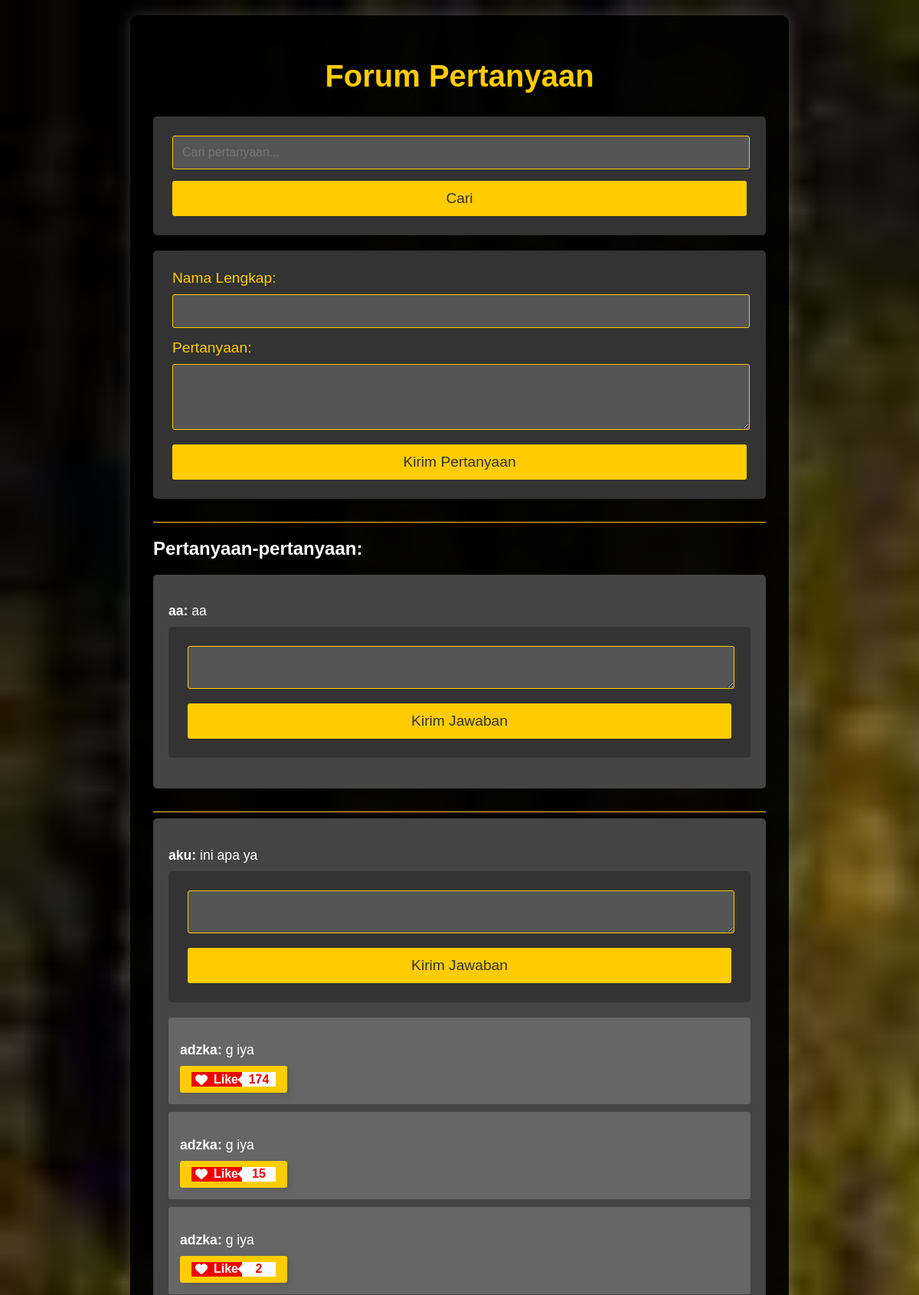
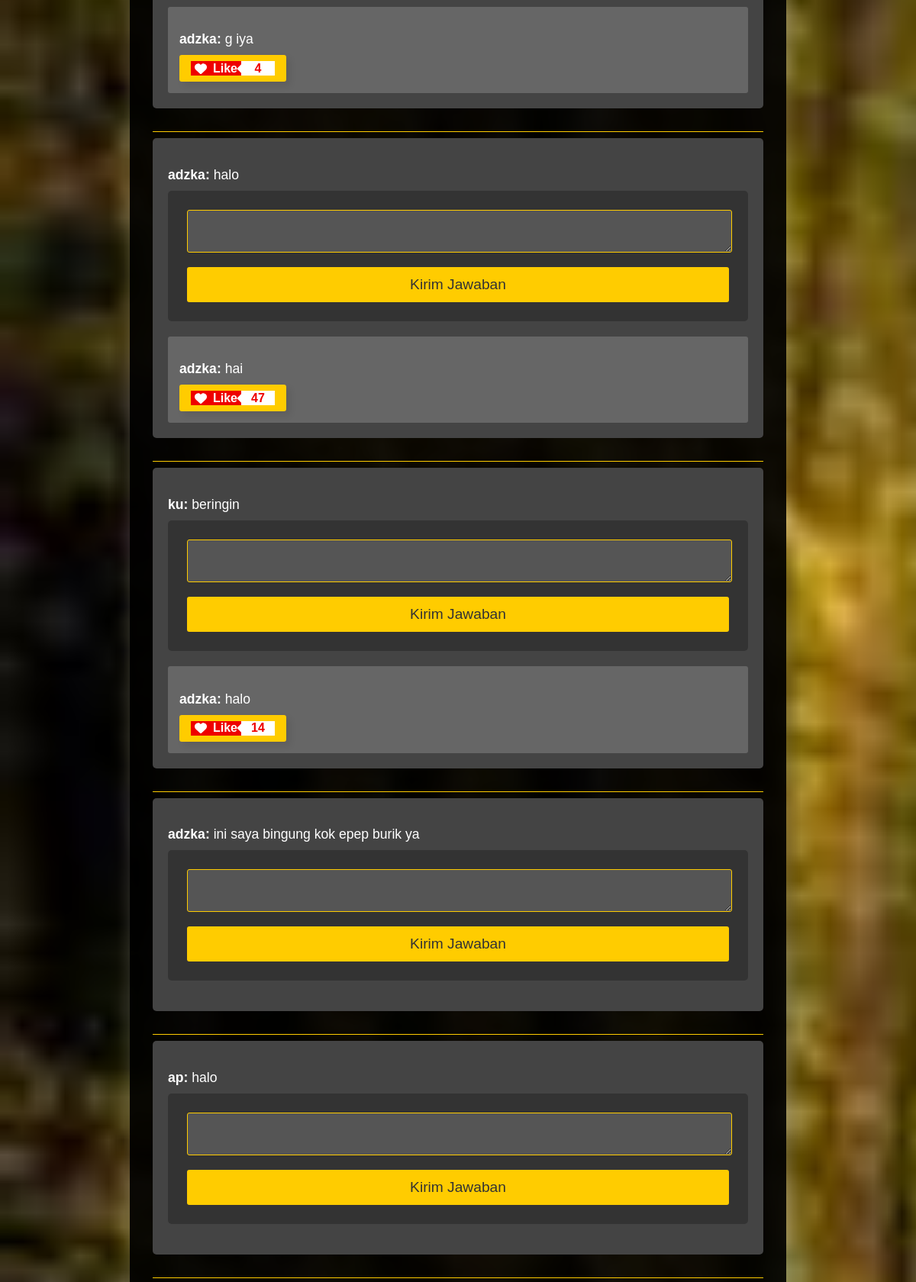
The app's page /haloPetani/question.php (upper part) with its own data (2 pictures, top to bottom).
### tables this page shows
CREATE TABLE `pertanyaan` (
  `idpertanyaan` int(11) NOT NULL AUTO_INCREMENT,
  `pertanyaan` varchar(200) NOT NULL,
  `fullname` varchar(45) NOT NULL,
  `jawaban` varchar(100) DEFAULT NULL,
  PRIMARY KEY (`idpertanyaan`)
);

CREATE TABLE `jawaban` (
  `idjawaban` int(11) NOT NULL AUTO_INCREMENT,
  `idpertanyaan` int(11) DEFAULT NULL,
  `jawaban` text DEFAULT NULL,
  `likes` int(11) DEFAULT 0,
  `user_id` int(11) DEFAULT NULL,
  PRIMARY KEY (`idjawaban`),
  KEY `idpertanyaan` (`idpertanyaan`),
  CONSTRAINT `jawaban_ibfk_1` FOREIGN KEY (`idpertanyaan`) REFERENCES `pertanyaan` (`idpertanyaan`)
);

CREATE TABLE `pengguna` (
  `userid` int(11) NOT NULL AUTO_INCREMENT,
  `phonenumber` int(11) NOT NULL,
  `password` varchar(45) NOT NULL,
  `fullname` varchar(45) NOT NULL,
  `quality_point` int(11) DEFAULT 0,
  PRIMARY KEY (`userid`)
);

### haloPetani/question.php (the view, shortened to what this page needs)
<!DOCTYPE html>
<html>
<head>
</head>
<body>
    <div class="container">
        <h1>Forum Pertanyaan</h1>
        <form method="GET">
            <input type="text" name="search" placeholder="Cari pertanyaan..." required>
            <input type="submit" value="Cari">
        </form>
        <form action="<?php echo htmlspecialchars($_SERVER["PHP_SELF"]); ?>" method="POST">
            <label for="fullname">Nama Lengkap:</label>
            <input type="text" id="fullname" name="fullname" required>
            <label for="pertanyaan">Pertanyaan:</label>
            <textarea id="pertanyaan" name="pertanyaan" rows="4" required></textarea>
            <input type="submit" value="Kirim Pertanyaan" name="submit_pertanyaan">
        </form>
        <hr>
        <h2>Pertanyaan-pertanyaan:</h2>
        <?php
        include 'config.php';
        $search = isset($_GET['search']) ? "%" . $_GET['search'] . "%" : "%%";
        $query = "SELECT * FROM pertanyaan WHERE pertanyaan LIKE ? ORDER BY idpertanyaan DESC";
        $stmt = $koneksi->prepare($query);
        $stmt->bind_param("s", $search);
        $stmt->execute();
        $result = $stmt->get_result();
        if ($result) {
            if ($result->num_rows > 0) {
                while ($row = $result->fetch_assoc()) {
                    echo "<div class='pertanyaan'>";
                    echo "<p><strong>" . htmlspecialchars($row['fullname']) . ":</strong> " . htmlspecialchars($row['pertanyaan']) . "</p>";
                    echo "<form action='" . htmlspecialchars($_SERVER["PHP_SELF"]) . "' method='POST'>";
                    echo "<textarea name='jawaban' rows='2' required></textarea>";
                    echo "<input type='submit' value='Kirim Jawaban' name='submit_jawaban'>";
                    echo "</form>";
                    $query2 = "SELECT j.idjawaban, j.jawaban, p.fullname, j.likes FROM jawaban j JOIN pengguna p ON j.user_id = p.userid WHERE j.idpertanyaan = ? ORDER BY j.idjawaban DESC";
                    $stmt2 = $koneksi->prepare($query2);
                    $stmt2->bind_param("i", $row['idpertanyaan']);
                    $stmt2->execute();
                    $result2 = $stmt2->get_result();
                    if ($result2) {
                        if ($result2->num_rows > 0) {
                            while ($row2 = $result2->fetch_assoc()) {
                                echo "<div class='jawaban'>";
                                echo "<p><strong>" . htmlspecialchars($row2['fullname']) . ":</strong> " . htmlspecialchars($row2['jawaban']) . "</p>";
                                echo "<button class='Btn' data-idjawaban='" . htmlspecialchars($row2['idjawaban']) . "'>";
                                echo "  <span class='leftContainer'>";
                                echo "    <span class='like'>Like</span>";
                                echo "  </span>";
                                echo "  <span class='likeCount'>" . htmlspecialchars($row2['likes']) . "</span>";
                                echo "</button>";
                                echo "</div>";
                            }
                        }
                    }
                    echo "</div>";
                    echo "<hr>";
                }
            } else {
                echo "Belum ada pertanyaan.";
            }
        } else {
            echo "Terjadi kesalahan saat mengambil data pertanyaan: " . $koneksi->error;
        }
        ?>
    </div>
</body>
</html>v

### haloPetani/question.php (style rules this page uses)
body { font-family: Arial, sans-serif; margin: 0; padding: 0; background-image: url('hutangelap.jpeg'); background-size: cover; animation: slide 20s linear infinite; background-color: rgba(0, 0, 0, 0.7); color: #fff; }
.container { max-width: 800px; margin: 20px auto; padding: 30px; background-color: rgba(0, 0, 0, 0.9); border-radius: 10px; box-shadow: 0 0 20px rgba(255, 255, 255, 0.2); animation: fadeIn 1s ease-in-out; }
h1 { text-align: center; color: #ffcc00; margin-bottom: 30px; font-size: 2.5em; animation: fadeIn 2s ease-in-out; }
form { background-color: #333; padding: 25px; border-radius: 5px; margin-bottom: 20px; animation: slideIn 1s ease-in-out; }
form label { display: block; margin-bottom: 10px; color: #ffcc00; font-size: 1.2em; }
form input[type="text"], form textarea { width: calc(100% - 22px); padding: 12px; margin-bottom: 15px; border: 1px solid #ffcc00; border-radius: 3px; background-color: #555; color: #fff; font-size: 1em; }
form input[type="submit"] { width: 100%; padding: 12px; background-color: #ffcc00; color: #333; border: none; border-radius: 3px; cursor: pointer; transition: background-color 0.3s; font-size: 1.2em; }
hr { margin-top: 30px; border: none; border-top: 1px solid #ffcc00; }
.pertanyaan { background-color: #444; padding: 20px; border-radius: 5px; margin-bottom: 20px; animation: fadeIn 2s ease-in-out; }
.pertanyaan p { margin-bottom: 10px; font-size: 1.1em; }
.jawaban { background-color: #666; padding: 15px; border-radius: 3px; margin-top: 10px; animation: fadeIn 2s ease-in-out; }
.jawaban button { background-color: #ffcc00; color: #333; border: none; border-radius: 3px; padding: 8px 15px; font-size: 1em; cursor: pointer; }
.Btn { width: 140px; height: 35px; display: flex; align-items: center; justify-content: flex-start; border: none; border-radius: 5px; overflow: hidden; box-shadow: 5px 5px 10px rgba(0, 0, 0, 0.089); cursor: pointer; background-color: transparent; }
.leftContainer { width: 60%; height: 100%; background-color: rgb(238, 0, 0); display: flex; align-items: center; justify-content: center; gap: 8px; }
.leftContainer .like { color: white; font-weight: 600; }
.likeCount { width: 40%; height: 100%; display: flex; align-items: center; justify-content: center; color: rgb(238, 0, 0); font-weight: 600; position: relative; background-color: white; }
.likeCount::before { height: 8px; width: 8px; position: absolute; content: ""; background-color: rgb(255, 255, 255); transform: rotate(45deg); left: -4px; }

### records on screen
pertanyaan: fullname "aa", pertanyaan "aa"
pertanyaan: fullname "aku", pertanyaan "ini apa ya"
jawaban: user.fullname "adzka", jawaban "g iya", likes "174"
jawaban: user.fullname "adzka", jawaban "g iya", likes "15"
jawaban: user.fullname "adzka", jawaban "g iya", likes "2"
jawaban: user.fullname "adzka", jawaban "g iya", likes "4"
pertanyaan: fullname "adzka", pertanyaan "halo"
jawaban: user.fullname "adzka", jawaban "hai", likes "47"
pertanyaan: fullname "ku", pertanyaan "beringin"
jawaban: user.fullname "adzka", jawaban "halo", likes "14"
pertanyaan: fullname "adzka", pertanyaan "ini saya bingung kok epep burik ya"
pertanyaan: fullname "ap", pertanyaan "halo"
